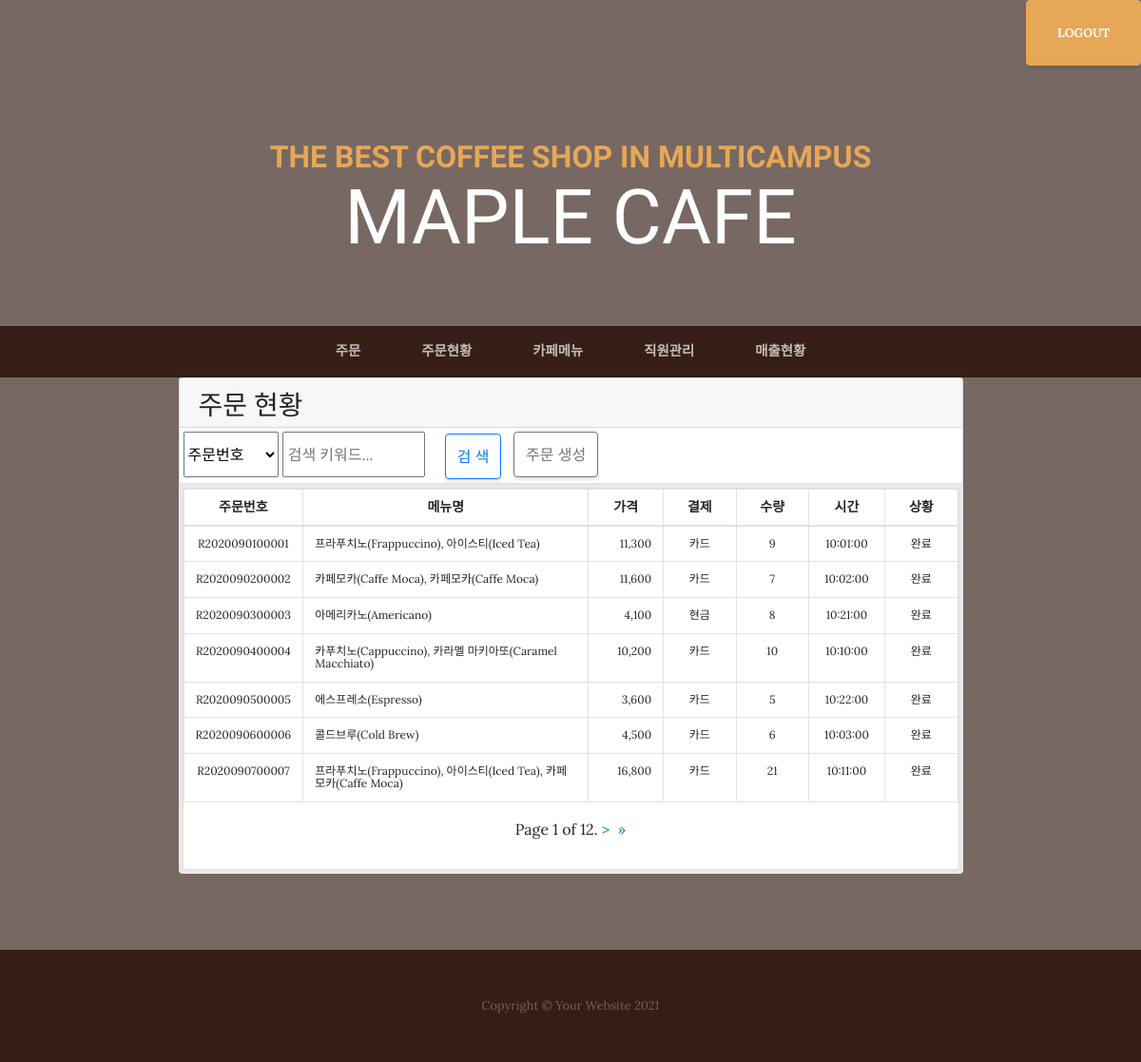
Screenshot of /maple/order_list/ with the database file from the repository.
### mapleApp/models.py (models this page shows, shortened)
class Menu(models.Model):
    menuid   = models.CharField(max_length=20, primary_key=True)    #메뉴 아이디
    menuname = models.CharField(max_length=100)                     #메뉴명
    price    = models.IntegerField()                                #가격
    class Meta:
        db_table = 'm_menu'

### mapleApp/views.py (the view)
# urls.py: path('order_list/', views.order_list, name='order_list'),
def order_list(request):
    order_list = OrderDetail.objects.values('orderno').annotate(**details).order_by('orderno')
    paginator = Paginator(order_list, 7)  # Show 7 contacts per page
    page = request.GET.get('page')
    orders = paginator.get_page(page)
    context = {'orders': orders}
    return render(request, 'order_list.html', context)

### mapleApp/templates/order_list.html (shortened to what this page needs)
{% load static %}
{% load humanize %}
<!DOCTYPE html>
<html lang="en">
<head>
  <link href="{% static 'vendor/bootstrap/css/bootstrap.min.css'%}" rel="stylesheet">
  <link href="{% static 'css/business-casual.min.css'  %}" rel="stylesheet">
</head>
<body>
  <div class="intro-button mx-auto" align="right">
      <a class="btn btn-primary btn-xl" href="{% url 'logout' %}" >LOGOUT</a>
  </div>
  <h1 class="site-heading text-center text-white d-none d-lg-block">
    <span class="site-heading-upper text-primary mb-3">The Best Coffee Shop in MultiCampus</span>
    <span class="site-heading-lower">MAPLE CAFE</span>
  </h1>
  <nav class="navbar navbar-expand-lg navbar-dark" id="mainNav">
    <div class="container">
      <div class="collapse navbar-collapse" id="navbarResponsive">
        <ul class="navbar-nav mx-auto">
          <li class="nav-item px-lg-4">
            <a class="nav-link text-uppercase text-expanded" href="../order">주문</a>
          </li>
          <li class="nav-item px-lg-4">
            <a class="nav-link text-uppercase text-expanded" href="../order_list">주문현황</a>
          </li>
          <li class="nav-item px-lg-4">
            <a class="nav-link text-uppercase text-expanded" href="../menu">카페메뉴</a>
          </li>
          <li class="nav-item px-lg-4">
            <a class="nav-link text-uppercase text-expanded" href="../staff">직원관리</a>
          </li>
          <li class="nav-item px-lg-4">
            <a class="nav-link text-uppercase text-expanded" href="../salesStatus">매출현황</a>
          </li>
        </ul>
      </div>
    </div>
  </nav>
  <section class="page-section about-heading ">
    <div class="container mt-3">
      <div class="about-heading-content">
        <div class="row">
          <div class="col-xl-9 col-lg-10 mx-auto">
            <div class="bg-faded rounded p-0">
      			  <div class='card'>
				        <div class="card-header">
					        <h3 class="card-title" style="height: 15px;">주문 현황</h3>
				        </div>
				        <div class='card-body d-flex p-1'>
                  <form action="{% url 'order_search' %}" method="GET" >
                    <div class="input-field">
                      <select id="select_type" name="s_type" style="height:6vh;width: 100px;" >
                        <option value="id">주문번호</option>
                      </select>
                      <span id="select_option">
                        <input  class="p-md-1" id='SearchKeyword' type="text" name="s_keyword" value="{{ request.GET.s_keyword }}" style="width:150px;height:6vh;" placeholder="검색 키워드...">
                      </span>
                      <button  class="btn btn-outline-primary" style="height:6vh;"="submit" name="action">검 색</button>
                    </div>
                  </form>
					        <button  id='newBtn' class="btn btn-outline-secondary" style='height:6vh'>주문 생성</button>
				        </div>
			        </div>
			        <div class="container mt-50 mb-50 p-lg-1">
                <div class="card w-100">
                  <div>
                    <div style="width:100%; height:400px; overflow-y:hidden;">
                      <table class="table table-bordered" style="text-align: center;line-height: 0.8em;">
                        <thead style="font-size:14px">
                            <th style="width:10%">주문번호</th>
                            <th style="width:40%">메뉴명</th>
                            <th style="width:10%">가격</th>
                            <th style="width:10%">결제</th>
                            <th style="width:10%">수량</th>
                            <th style="width:10%">시간</th>
                            <th style="width:10%">상황</th>
                        </thead>
                        <tbody>
                            {% for order in orders %}
                            <tr style="font-size:12px;vertical-align:middle">
                                <td>{{ order.orderno }}</td>
                                <td style="text-align:left;">{{ order.menuname }}</td>
                                <td style="text-align:right">{{ order.total_price | intcomma }}</td>
                                {% if order.payment == 'cash' %}
                                <td>현금</td>
                                {% else %}
                                <td>카드</td>
                                {% endif %}
                                <td>{{ order.total_qty }}</td>
                                <td>{{ order.time }}</td>
                                {% if order.status == 'ord' %}
                                <td>주문</td>
                                {% elif order.status == 'prep' %}
                                <td>준비중</td>
                                {% else %}
                                <td>완료</td>
                                {% endif %}
                            </tr>
                            {% endfor %}
                        </tbody>
                    </table>
                    <div class="pagination justify-content-center">
                      <span class="step-links">
                          <span class="current">
                              Page {{ orders.number }} of {{ orders.paginator.num_pages }}.
                          </span>
                          {% if orders.has_next %}
                            {% if s_type and s_keyword  %}
                              <a href="?page={{ orders.next_page_number }}&s_type={{ s_type}}&s_keyword={{ s_keyword}}">&gt;&nbsp</a>
                              <a href="?page={{ orders.paginator.num_pages }}&s_type={{ s_type}}&s_keyword={{ s_keyword}}"> &raquo;</a>
                            {% elif s_type and s_option %}
                              <a href="?page={{ orders.next_page_number }}&s_type={{ s_type}}&s_option={{ s_option }}">&gt;&nbsp</a>
                              <a href="?page={{ orders.paginator.num_pages }}&s_type={{ s_type}}&s_option={{ s_option }}">&raquo;</a>
                            {% else %}
                            <a href="?page={{ orders.next_page_number }}">&gt;&nbsp</a>
                            <a href="?page={{ orders.paginator.num_pages }}">&raquo;</a>
                            {% endif %}
                          {% endif %}
                      </span>
                  </div>
                    </div>
                  </div>
                </div>
              </div>
            </div>
          </div>
        </div>
      </div>
    </div>
  </section>
  <footer class="footer text-faded text-center py-5">
    <div class="container">
      <p class="m-0 small">Copyright &copy; Your Website 2021</p>
    </div>
  </footer>
</body>
</html>

### rows the page displays
Menu: orderno "R2020090300003", menuname "아메리카노(Americano)", total_price "4,100", shows "현금", total_qty "8", time "10:21:00"
Menu: orderno "R2020090500005", menuname "에스프레소(Espresso)", total_price "3,600", shows "카드", total_qty "5", time "10:22:00"
Menu: orderno "R2020090600006", menuname "콜드브루(Cold Brew)", total_price "4,500", shows "카드", total_qty "6", time "10:03:00"

### other values shown
{{ order.orderno }} "R2020090100001" "R2020090200002" "R2020090400004" "R2020090700007"
{{ order.menuname }} "프라푸치노(Frappuccino), 아이스티(Iced Tea)" "카페모카(Caffe Moca), 카페모카(Caffe Moca)" "카푸치노(Cappuccino), 카라멜 마키아또(Caramel Macchiato)" "프라푸치노(Frappuccino), 아이스티(Iced Tea), 카페모카(Caffe Moca)"
{{ order.total_price | intcomma }} "11,300" "11,600" "10,200" "16,800"
{{ order.total_qty }} "9" "7" "10" "21"
{{ order.time }} "10:01:00" "10:02:00" "10:10:00" "10:11:00"
{{ orders.number }} "1"
{{ orders.paginator.num_pages }} "12"
